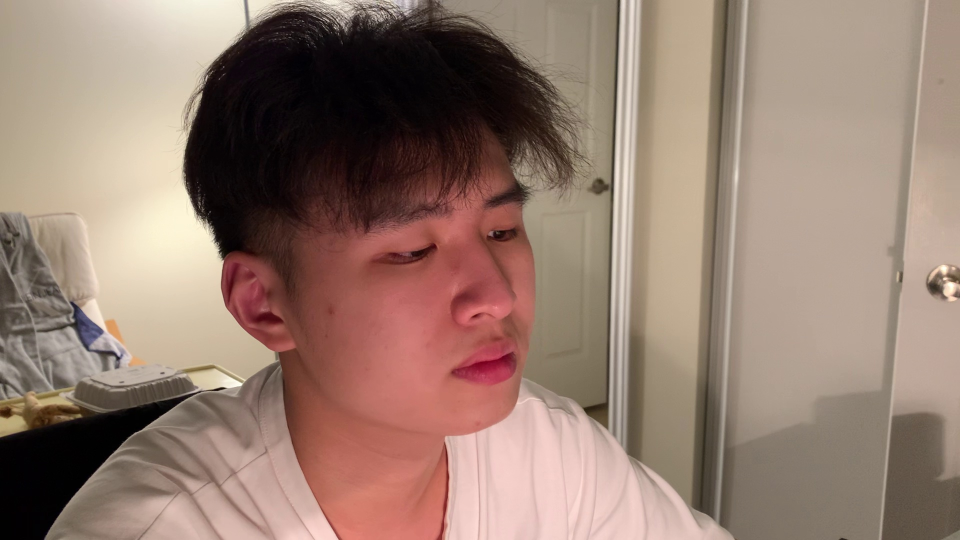
#> input picture testing_dataset/testing_yawning/IMG_2_Yawning.mov79.jpg, 1920 x 1080 px, found by its file name (shown at 1/2 size); its folder holds 4 pictures in this run
$ python crop_faces.py
#> lines starting #> are read from the running program, lines starting #| are printed output that depends on the picture
import cv2
import os
from PIL import Image

def crop_face(inpath, outpath):

    image = Image.open(inpath)
#> image is the input picture: PIL image 1920x1080 RGB; mean R, G, B 149.4, 125.1, 112.2
    print(image.size)
#| (1920, 1080)
    width, height = image.size   # Get dimensions
#> width = 1920; height = 1080

    left = (width - 640*2)/2
#> left = 320
    top = (height - 480*2)/2
#> top = 60
    right = (width + 640*2)/2
#> right = 1600
    bottom = (height + 480*2)/2
#> bottom = 1020

    cropped_image = image.crop((left, top, right, bottom))
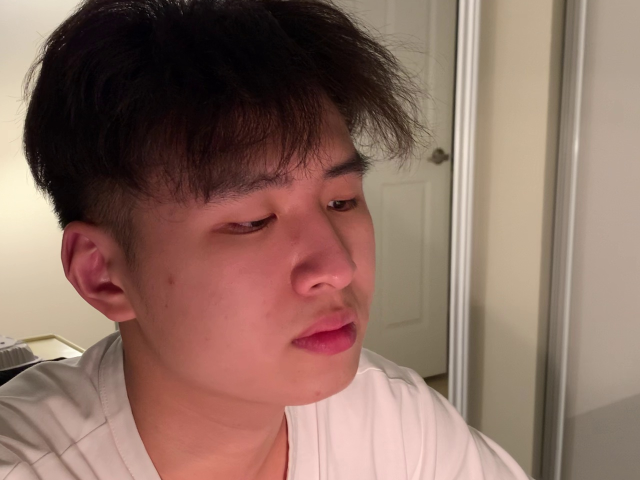
#> cropped_image: PIL image 1280x960 RGB (shown at 1/2 size); mean R, G, B 139.5, 110.2, 98.6
    cropped_image.save(outpath)

# Crop the center of the image
def crop_folder(dir):
    for file in os.listdir(dir):
        crop_face(dir + "/" + file, dir + "/" + file)
#> pass 2 of the loop in crop_folder, `for file in os.listdir(dir):`:
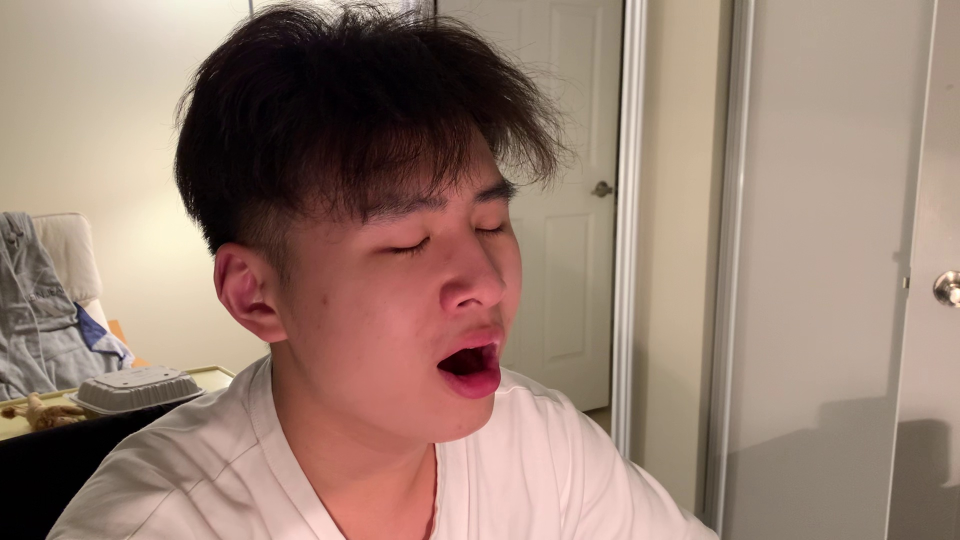
#> input picture testing_dataset/testing_yawning/IMG_2_Yawning.mov95.jpg, 1920 x 1080 px, found by its file name (shown at 1/2 size)
#> in crop_face, image is the input picture: PIL image 1920x1080 RGB; mean R, G, B 153.2, 128.7, 115.5
#| (1920, 1080)
#> in crop_face (call 2), `cropped_image = image.crop((left, top, right, bottom))`:
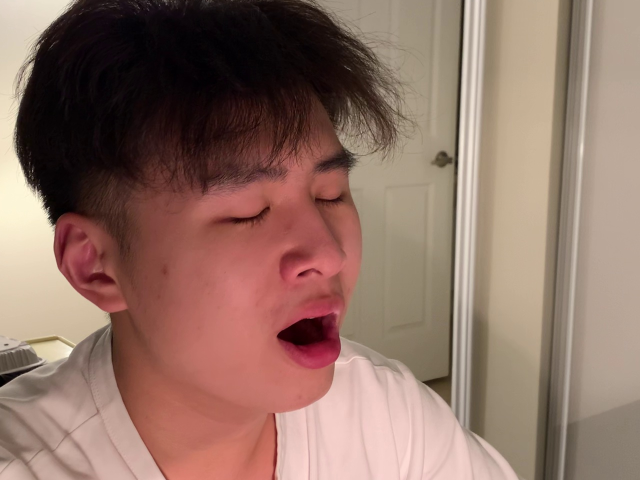
#> cropped_image: PIL image 1280x960 RGB (shown at 1/2 size); mean R, G, B 143.3, 113.8, 101.8
#> pass 3 of the loop in crop_folder, `for file in os.listdir(dir):`:
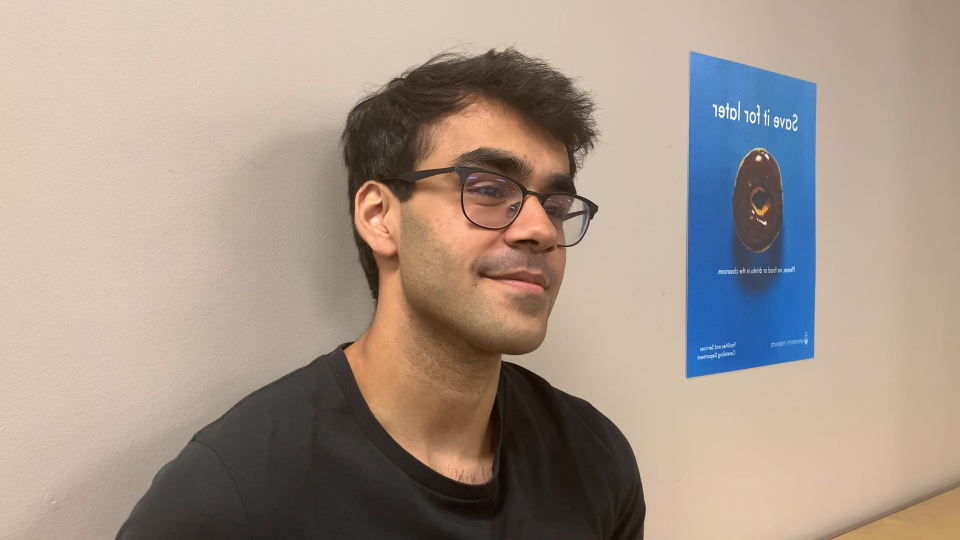
#> input picture testing_dataset/testing_yawning/IMG_4_Yawning.mov202.jpg, 1920 x 1080 px, found by its file name (shown at 1/2 size)
#> in crop_face, image is the input picture: PIL image 1920x1080 RGB; mean R, G, B 165.4, 149.7, 137.6
#| (1920, 1080)
#> in crop_face (call 3), `cropped_image = image.crop((left, top, right, bottom))`:
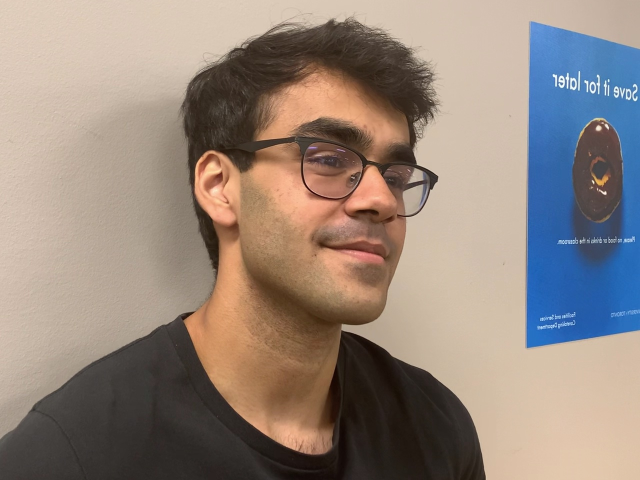
#> cropped_image: PIL image 1280x960 RGB (shown at 1/2 size); mean R, G, B 148.5, 134.1, 124.5
#> the loop made 4 passes; the first 3 are shown

crop_folder("C:/Users/leonz/github/aps360-proj/testing_dataset/testing_yawning")
